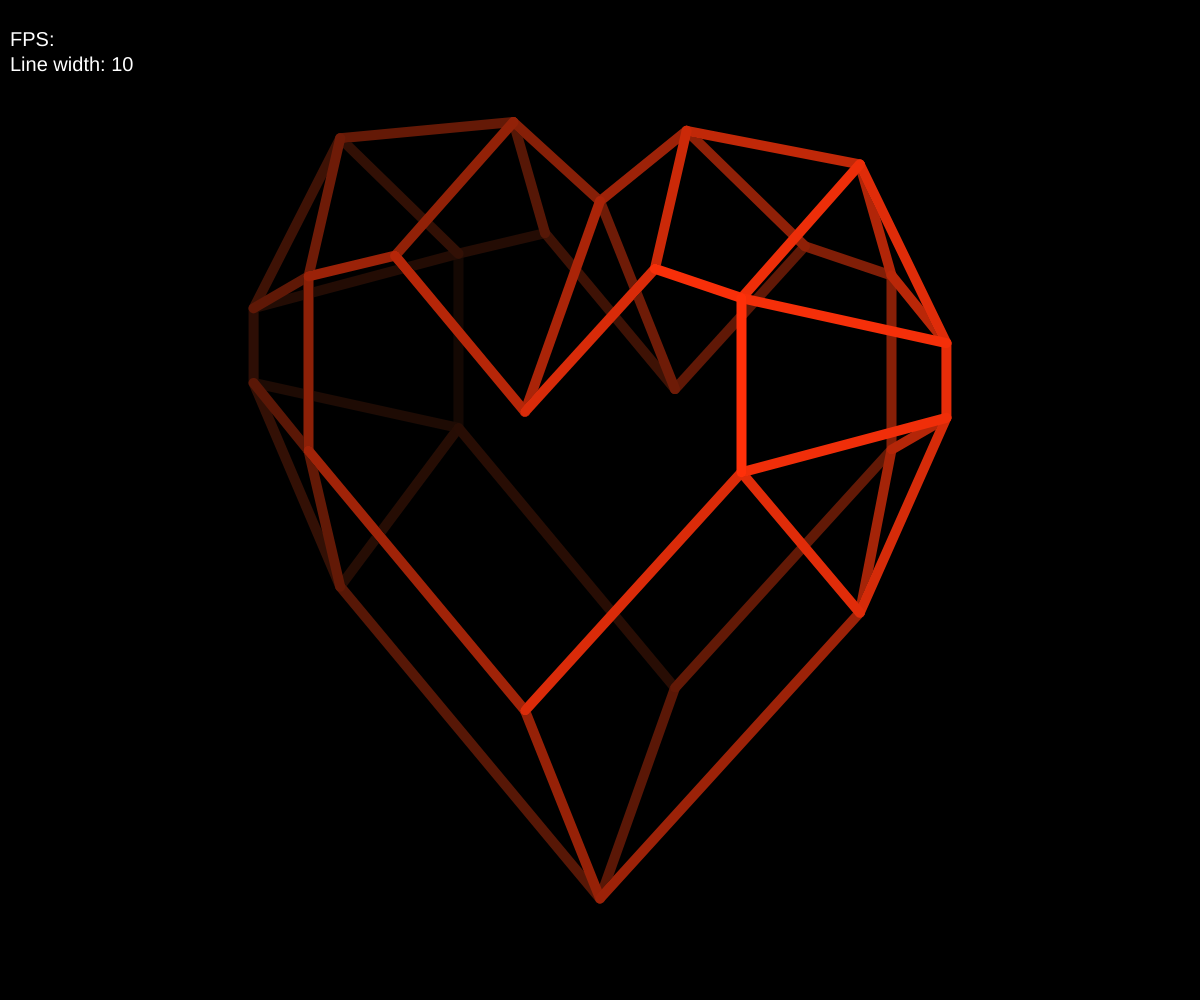
Frame 1 (no input)
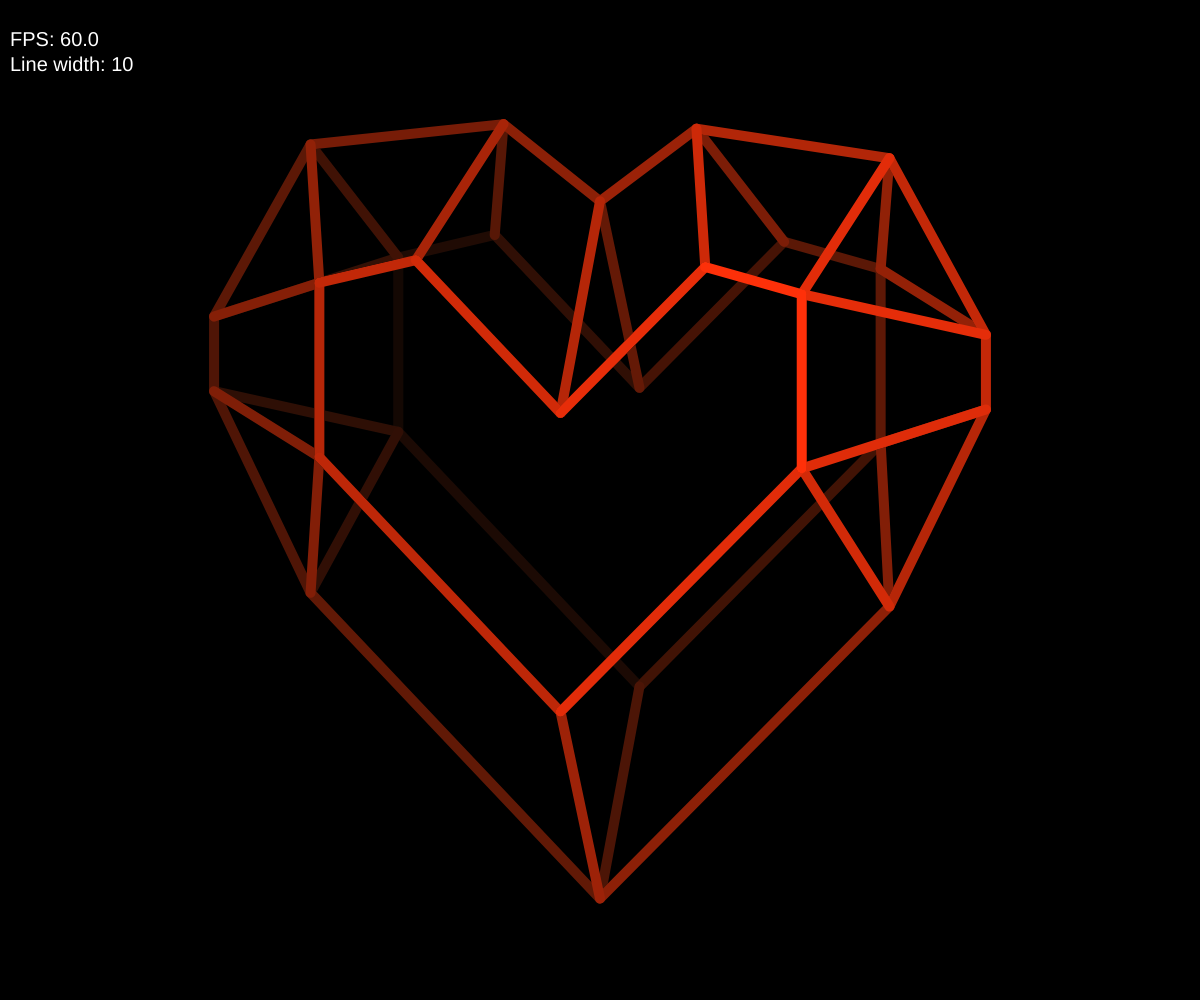
Frame 60 (no input)
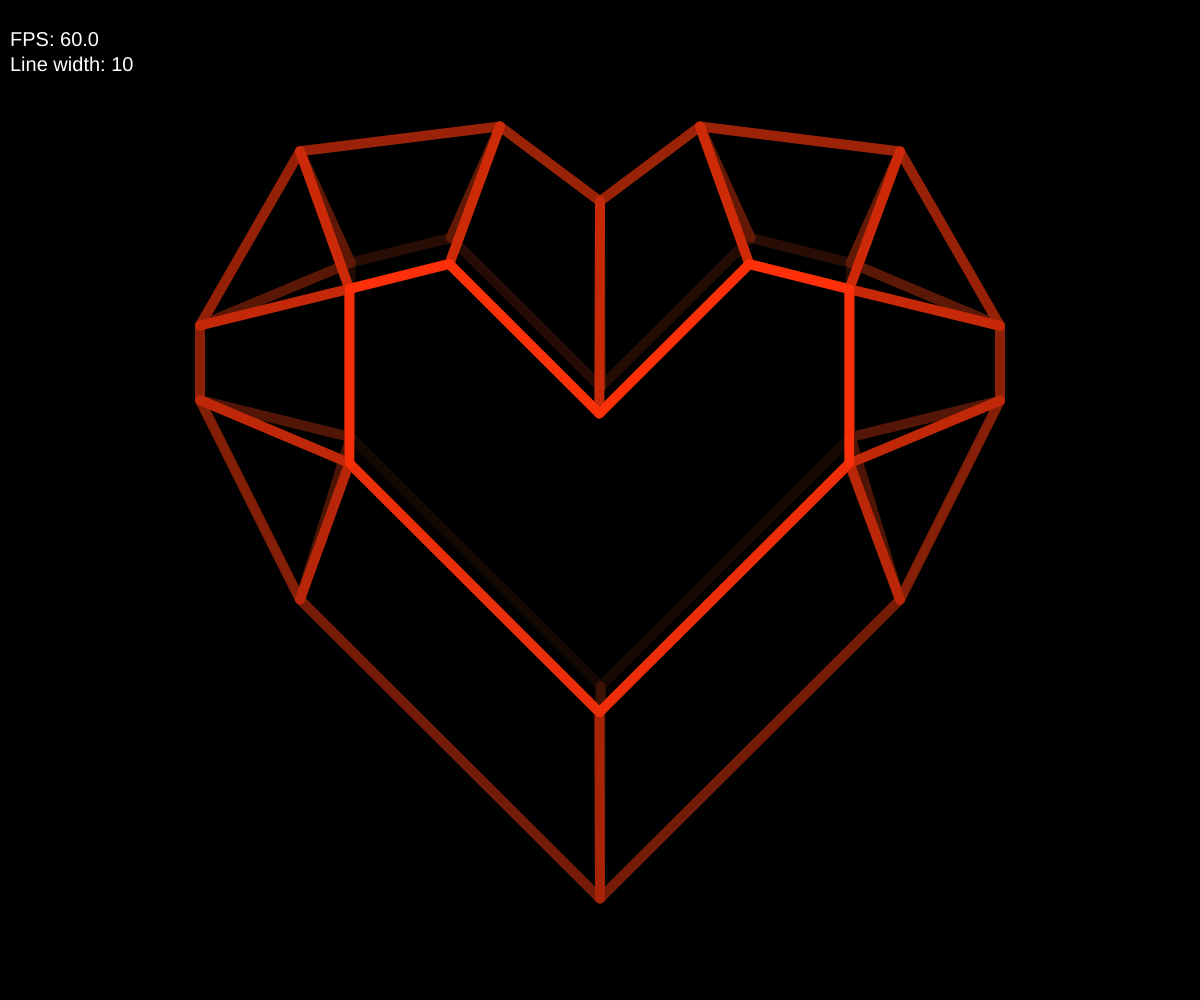
Frame 120 (the mouse pressed at the canvas centre since frame 60)

The p5.js sketch that drew these frames (run headless with seeded random() and noise() and a simulated clock; from frame 60 on, the mouse is pressed at the canvas centre):

// p5.js sketch
// ── sketch.js
var pitch = -5;
var yaw = -30;
var fps = "";

var zoom = 100;
speed = 0.25;

var vertices = [];
var edges = [];
var transformed = [];
var rasterized = [];

var lineWidth = 10;

function setup(){
	createCanvas(windowWidth, windowHeight);
	background(0);
	angleMode(DEGREES);
	stroke(255);

	strokeWeight(lineWidth);
	noFill();
	textSize(20);
	textStyle()
	textAlign(LEFT, TOP);

	vertices.push(new Point(0,1,1.5))
	vertices.push(new Point(1.5,2.5,1.5))
	vertices.push(new Point(2.5,2.25,1.5))
	vertices.push(new Point(2.5,0.5,1.5))
	vertices.push(new Point(0,-2,1.5))
	vertices.push(new Point(-2.5,0.5,1.5))
	vertices.push(new Point(-2.5,2.25,1.5))
	vertices.push(new Point(-1.5,2.5,1.5))

	vertices.push(new Point(0,3,0))
	vertices.push(new Point(1,3.75,0))
	vertices.push(new Point(3,3.5,0))
	vertices.push(new Point(4,1.75,0))
	vertices.push(new Point(4,1,0))
	vertices.push(new Point(3,-1,0))
	vertices.push(new Point(0,-4,0))
	vertices.push(new Point(-3,-1,0))
	vertices.push(new Point(-4,1,0))
	vertices.push(new Point(-4,1.75,0))
	vertices.push(new Point(-3,3.5,0))
	vertices.push(new Point(-1,3.75,0))

	vertices.push(new Point(0,1,-1.5))
	vertices.push(new Point(1.5,2.5,-1.5))
	vertices.push(new Point(2.5,2.25,-1.5))
	vertices.push(new Point(2.5,0.5,-1.5))
	vertices.push(new Point(0,-2,-1.5))
	vertices.push(new Point(-2.5,0.5,-1.5))
	vertices.push(new Point(-2.5,2.25,-1.5))
	vertices.push(new Point(-1.5,2.5,-1.5))

	edges.push(new Pair(0,1))
	edges.push(new Pair(1,2))
	edges.push(new Pair(2,3))
	edges.push(new Pair(3,4))
	edges.push(new Pair(4,5))
	edges.push(new Pair(5,6))
	edges.push(new Pair(6,7))
	edges.push(new Pair(7,0))

	edges.push(new Pair(8,9))
	edges.push(new Pair(9,10))
	edges.push(new Pair(10,11))
	edges.push(new Pair(11,12))
	edges.push(new Pair(12,13))
	edges.push(new Pair(13,14))
	edges.push(new Pair(14,15))
	edges.push(new Pair(15,16))
	edges.push(new Pair(16,17))
	edges.push(new Pair(17,18))
	edges.push(new Pair(18,19))
	edges.push(new Pair(19,8))

	edges.push(new Pair(20,21))
	edges.push(new Pair(21,22))
	edges.push(new Pair(22,23))
	edges.push(new Pair(23,24))
	edges.push(new Pair(24,25))
	edges.push(new Pair(25,26))
	edges.push(new Pair(26,27))
	edges.push(new Pair(27,20))

	edges.push(new Pair(0,8))
	edges.push(new Pair(8,20))

	edges.push(new Pair(1,9))
	edges.push(new Pair(9,21))

	edges.push(new Pair(2,10))
	edges.push(new Pair(10,22))

	edges.push(new Pair(2,11))
	edges.push(new Pair(11,22))

	edges.push(new Pair(3,12))
	edges.push(new Pair(12,23))

	edges.push(new Pair(3,13))
	edges.push(new Pair(13,23))

	edges.push(new Pair(4,14))
	edges.push(new Pair(14,24))

	edges.push(new Pair(5,15))
	edges.push(new Pair(15,25))

	edges.push(new Pair(5,16))
	edges.push(new Pair(16,25))

	edges.push(new Pair(6,17))
	edges.push(new Pair(17,26))

	edges.push(new Pair(6,18))
	edges.push(new Pair(18,26))

	edges.push(new Pair(7,19))
	edges.push(new Pair(19,27))

	for(v of vertices){
		t = v.y;
		v.y = v.z;
		v.z = -t;
	}

	/*
	for(v of vertices){
		v.x /= 2;
		v.y /= 2;
		v.z /= 2;
	}*/

	setInterval(function(){fps = frameRate().toFixed(1)}, 100)
}

var maxDepth;
var minDepth;

function draw(){
	background(0, 255);
	blendMode(LIGHTEST);
	//blendMode(ADD);
	push();
	translate(width/2, height/2);
	transform();
	minDepth = maxDepth = 0;
	for(e of edges){
		e.depth = (depth(transformed[e.a])+depth(transformed[e.b]))/2;
		if(e.depth > maxDepth)
			maxDepth = e.depth;
		if(e.depth < minDepth)
			minDepth = e.depth;
	}
	strokeWeight(lineWidth);
	for(e of edges){
		let brightness = map(e.depth, minDepth, maxDepth, 255, 20);
		stroke(brightness, Math.pow(brightness,0.7), Math.pow(brightness,0.4));
		line(rasterized[e.a].x, rasterized[e.a].y, rasterized[e.b].x, rasterized[e.b].y);
	}
	pop();
	yaw += speed;

	blendMode(BLEND);
	fill(255);
	noStroke();
	text("FPS: " + fps + "\nLine width: " + lineWidth, 10, 30);

}

function windowResized(){
	resizeCanvas(windowWidth, windowHeight);
	redraw();
}

function Point(x,y,z){
	this.x = x;
	this.y = y;
	this.z = z;
}

function Pair(a,b){
	this.a = a;
	this.b = b;
}

function transform(){
	transformed = [];
	rasterized = [];
	for(v of vertices)
		transformed.push(new Point((v.x*cos(yaw)-v.y*sin(yaw))*zoom, (v.x*sin(yaw)+v.y*cos(yaw))*zoom, v.z*zoom));
	for(t of transformed)
		rasterized.push(new Point(t.x, t.z*cos(pitch)+sin(pitch)*t.y, 0));
}

function keyPressed(){
	switch(keyCode){
	case(UP_ARROW):
		pitch += 5;
		break;
	case(DOWN_ARROW):
		pitch -= 5;
		break;
	case(LEFT_ARROW):
		speed -= 0.25;
		break;
	case(RIGHT_ARROW):
		speed += 0.25;
		break;
	}
	switch(key){
	case 'P':
		lineWidth++;
		break;
	case 'O':
		lineWidth--;
		lineWidth = lineWidth < 1 ? 1 : lineWidth;
		break;
	}
}

function depth(p){
	return cos(pitch)*p.y-sin(pitch)*p.z;
}
// ── orthogonal-3D.html
<!DOCTYPE html>
<html>
  <head>
      <meta charset="UTF-8"\>
      <script src="https://cdnjs.cloudflare.com/ajax/libs/p5.js/0.5.11/p5.min.js"></script>
      <script src="p5.min.js"></script>
      <script src="sketch.js"></script>
      <link rel="stylesheet" type="text/css" href="../style.css">
  </head>
  <body>
    <div style="position: absolute; left: 10px; top: 5px; color: white; font-family: sans-serif;">
      Press arrow keys to rotate, press O/P to decrease/increase the line width.
    </div>
  </body>
</html>
